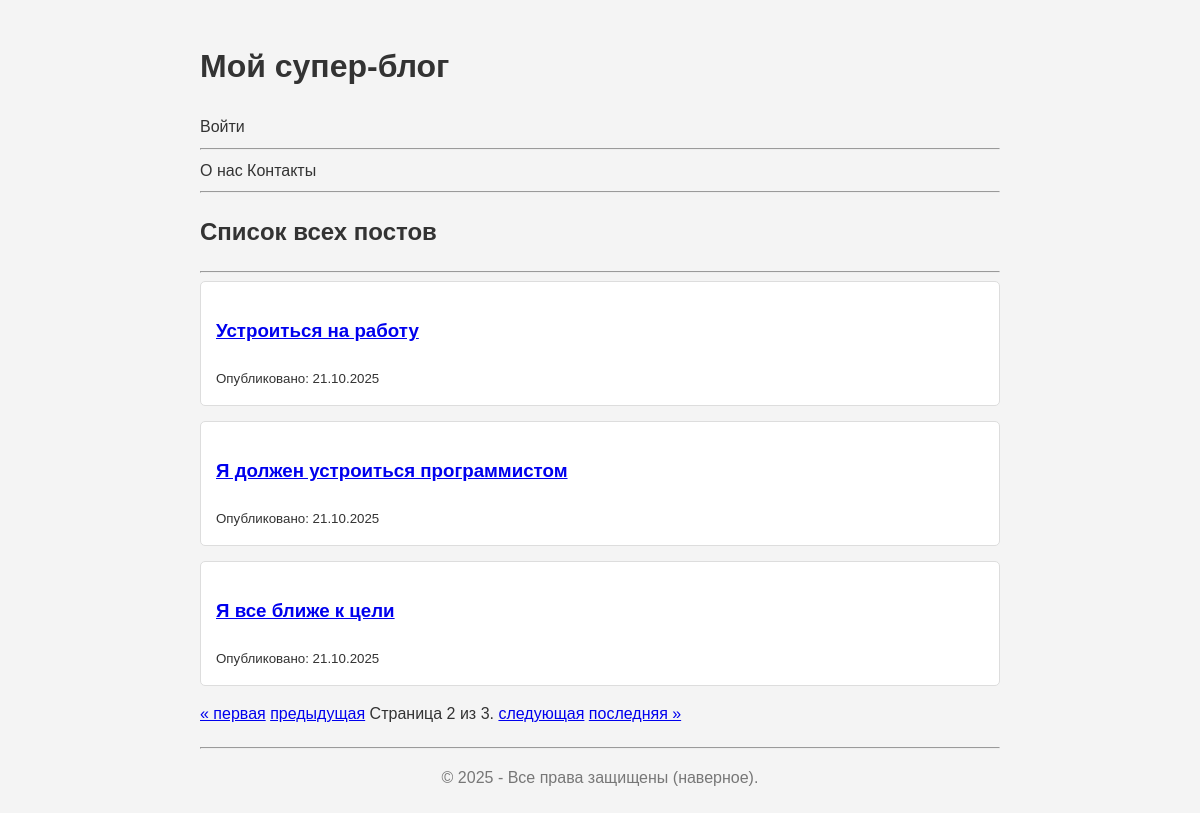
Screenshot of /?page=2 with the database file from the repository.
### blog/models.py (models this page shows, shortened)
class Post(models.Model):
    title = models.CharField(max_length=200, verbose_name="Заголовок")
    slug = models.SlugField(max_length=250, unique=True, blank=True)
    body = models.TextField(verbose_name="Текст поста")
    created_date = models.DateTimeField(default=timezone.now, verbose_name="Дата создания")
    class Meta:
        ordering = ['-created_date']
        verbose_name = "Пост"
        verbose_name_plural = "Посты"

### blog/views.py (the view)
# urls.py: path('', views.post_list, name='post_list'),
def post_list(request):
    object_list = Post.objects.all()
    paginator = Paginator(object_list, 3)
    page_number = request.GET.get('page')
    try:
        posts = paginator.page(page_number)
    except  PageNotAnInteger:
        posts = paginator.page(1)
    except EmptyPage:
        posts = paginator.page(paginator.num_pages)
    return render(request, 'blog/post_list.html', {'posts': posts})

### blog/templates/blog/post_list.html
{% extends "base.html" %}
{% block content %}
    <h2>Список всех постов</h2>
    <hr>
    {% for post in posts %}
        <article>
            <h3>
                <a href="{% url 'post_detail' slug=post.slug %}">
                    {{ post.title }}
                </a>
            </h3>
            <small>Опубликовано: {{ post.created_date|date:"d.m.Y" }}</small>
        </article>
    {% endfor %}
    <div class="pagination">
        <span class="step-links">
            {% if posts.has_previous %}
                <a href="?page=1">&laquo; первая</a>
                <a href="?page={{ posts.previous_page_number}}">предыдущая</a>
            {% endif %}
            <span class="current">
                Страница {{ posts.number }} из {{ posts.paginator.num_pages }}.
            </span>
            {% if posts.has_next %}
                <a href="?page={{ posts.nex_page_number }}">следующая</a>
                <a href="?page={{ posts.paginator.num_pages }}">последняя &raquo;</a>
            {% endif %}
        </span>
    </div>
{% endblock %}

### static/css/style.css (style rules this page uses)
body { font-family: Arial, sans-serif; line-height: 1.6; background-color: #f4f4f4; color: #333; padding: 20px; max-width: 800px; margin: 0 auto; }
article { background-color: #fff; padding: 15px; margin-bottom: 15px; border-radius: 5px; border: 1px solid #ddd; }

### rows the page displays
Post: title "Устроиться на работу", created_date "21.10.2025"
Post: title "Я должен устроиться программистом", created_date "21.10.2025"
Post: title "Я все ближе к цели", created_date "21.10.2025"

### other values shown
{{ posts.number }} "2"
{{ posts.paginator.num_pages }} "3"
